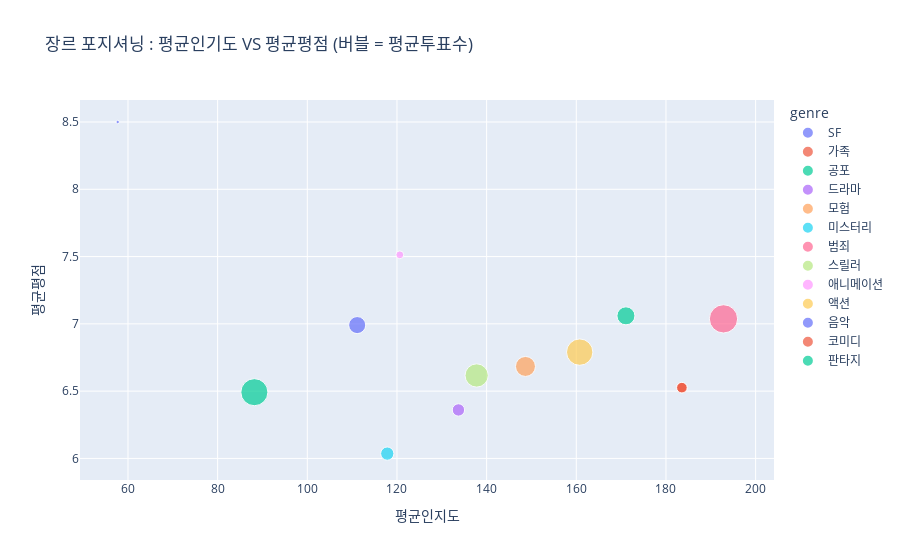

Notebook source saved alongside this figure:
### Code cell
import plotly.express as px

# 산점도 그래프 : 점을 흩어뿌리는 형태의 그래프
fig = px.scatter(
    agg,
    x="avg_popularity",
    y="avg_vote_average",
    hover_name="genre", # 어떤 장르인지 이름 표기
    color="genre", # 장르에 따라 컬러 변경
    size="avg_vote_count", # 투표한 사람들의 규모를 점 사이즈로 다르게 보여주기
    title="장르 포지셔닝 : 평균인기도 VS 평균평점 (버블 = 평균투표수)"
)

fig.update_layout(xaxis_title="평균인지도", yaxis_title="평균평점")
fig.show()

### Figure 1 — Plotly figure (JSON) as saved in the notebook; plotly's stock layout.template omitted (floating-point values rounded to 4 significant figures)
{"data": [{"hovertemplate": "<b>%{hovertext}</b><br><br>genre=SF<br>avg_popularity=%{x}<br>avg_vote_average=%{y}<br>avg_vote_count=%{marker.size}<extra></extra>", "hovertext": ["SF"], "legendgroup": "SF", "marker": {"color": "#636efa", "size": [351.2], "sizemode": "area", "sizeref": 2.411, "symbol": "circle"}, "mode": "markers", "name": "SF", "orientation": "v", "showlegend": true, "type": "scatter", "x": [111.1], "xaxis": "x", "y": [6.991], "yaxis": "y"}, {"hovertemplate": "<b>%{hovertext}</b><br><br>genre=가족<br>avg_popularity=%{x}<br>avg_vote_average=%{y}<br>avg_vote_count=%{marker.size}<extra></extra>", "hovertext": ["가족"], "legendgroup": "가족", "marker": {"color": "#EF553B", "size": [136], "sizemode": "area", "sizeref": 2.411, "symbol": "circle"}, "mode": "markers", "name": "가족", "orientation": "v", "showlegend": true, "type": "scatter", "x": [183.6], "xaxis": "x", "y": [6.526], "yaxis": "y"}, {"hovertemplate": "<b>%{hovertext}</b><br><br>genre=공포<br>avg_popularity=%{x}<br>avg_vote_average=%{y}<br>avg_vote_count=%{marker.size}<extra></extra>", "hovertext": ["공포"], "legendgroup": "공포", "marker": {"color": "#00cc96", "size": [883.6], "sizemode": "area", "sizeref": 2.411, "symbol": "circle"}, "mode": "markers", "name": "공포", "orientation": "v", "showlegend": true, "type": "scatter", "x": [88.19], "xaxis": "x", "y": [6.492], "yaxis": "y"}, {"hovertemplate": "<b>%{hovertext}</b><br><br>genre=드라마<br>avg_popularity=%{x}<br>avg_vote_average=%{y}<br>avg_vote_count=%{marker.size}<extra></extra>", "hovertext": ["드라마"], "legendgroup": "드라마", "marker": {"color": "#ab63fa", "size": [185], "sizemode": "area", "sizeref": 2.411, "symbol": "circle"}, "mode": "markers", "name": "드라마", "orientation": "v", "showlegend": true, "type": "scatter", "x": [133.7], "xaxis": "x", "y": [6.36], "yaxis": "y"}, {"hovertemplate": "<b>%{hovertext}</b><br><br>genre=모험<br>avg_popularity=%{x}<br>avg_vote_average=%{y}<br>avg_vote_count=%{marker.size}<extra></extra>", "hovertext": ["모험"], "legendgroup": "모험", "marker": {"color": "#FFA15A", "size": [480.8], "sizemode": "area", "sizeref": 2.411, "symbol": "circle"}, "mode": "markers", "name": "모험", "orientation": "v", "showlegend": true, "type": "scatter", "x": [148.7], "xaxis": "x", "y": [6.684], "yaxis": "y"}, {"hovertemplate": "<b>%{hovertext}</b><br><br>genre=미스터리<br>avg_popularity=%{x}<br>avg_vote_average=%{y}<br>avg_vote_count=%{marker.size}<extra></extra>", "hovertext": ["미스터리"], "legendgroup": "미스터리", "marker": {"color": "#19d3f3", "size": [212], "sizemode": "area", "sizeref": 2.411, "symbol": "circle"}, "mode": "markers", "name": "미스터리", "orientation": "v", "showlegend": true, "type": "scatter", "x": [117.8], "xaxis": "x", "y": [6.036], "yaxis": "y"}, {"hovertemplate": "<b>%{hovertext}</b><br><br>genre=범죄<br>avg_popularity=%{x}<br>avg_vote_average=%{y}<br>avg_vote_count=%{marker.size}<extra></extra>", "hovertext": ["범죄"], "legendgroup": "범죄", "marker": {"color": "#FF6692", "size": [964.2], "sizemode": "area", "sizeref": 2.411, "symbol": "circle"}, "mode": "markers", "name": "범죄", "orientation": "v", "showlegend": true, "type": "scatter", "x": [192.8], "xaxis": "x", "y": [7.037], "yaxis": "y"}, {"hovertemplate": "<b>%{hovertext}</b><br><br>genre=스릴러<br>avg_popularity=%{x}<br>avg_vote_average=%{y}<br>avg_vote_count=%{marker.size}<extra></extra>", "hovertext": ["스릴러"], "legendgroup": "스릴러", "marker": {"color": "#B6E880", "size": [652.5], "sizemode": "area", "sizeref": 2.411, "symbol": "circle"}, "mode": "markers", "name": "스릴러", "orientation": "v", "showlegend": true, "type": "scatter", "x": [137.8], "xaxis": "x", "y": [6.617], "yaxis": "y"}, {"hovertemplate": "<b>%{hovertext}</b><br><br>genre=애니메이션<br>avg_popularity=%{x}<br>avg_vote_average=%{y}<br>avg_vote_count=%{marker.size}<extra></extra>", "hovertext": ["애니메이션"], "legendgroup": "애니메이션", "marker": {"color": "#FF97FF", "size": [75], "sizemode": "area", "sizeref": 2.411, "symbol": "circle"}, "mode": "markers", "name": "애니메이션", "orientation": "v", "showlegend": true, "type": "scatter", "x": [120.6], "xaxis": "x", "y": [7.513], "yaxis": "y"}, {"hovertemplate": "<b>%{hovertext}</b><br><br>genre=액션<br>avg_popularity=%{x}<br>avg_vote_average=%{y}<br>avg_vote_count=%{marker.size}<extra></extra>", "hovertext": ["액션"], "legendgroup": "액션", "marker": {"color": "#FECB52", "size": [838.2], "sizemode": "area", "sizeref": 2.411, "symbol": "circle"}, "mode": "markers", "name": "액션", "orientation": "v", "showlegend": true, "type": "scatter", "x": [160.8], "xaxis": "x", "y": [6.79], "yaxis": "y"}, {"hovertemplate": "<b>%{hovertext}</b><br><br>genre=음악<br>avg_popularity=%{x}<br>avg_vote_average=%{y}<br>avg_vote_count=%{marker.size}<extra></extra>", "hovertext": ["음악"], "legendgroup": "음악", "marker": {"color": "#636efa", "size": [14], "sizemode": "area", "sizeref": 2.411, "symbol": "circle"}, "mode": "markers", "name": "음악", "orientation": "v", "showlegend": true, "type": "scatter", "x": [57.71], "xaxis": "x", "y": [8.5], "yaxis": "y"}, {"hovertemplate": "<b>%{hovertext}</b><br><br>genre=코미디<br>avg_popularity=%{x}<br>avg_vote_average=%{y}<br>avg_vote_count=%{marker.size}<extra></extra>", "hovertext": ["코미디"], "legendgroup": "코미디", "marker": {"color": "#EF553B", "size": [136], "sizemode": "area", "sizeref": 2.411, "symbol": "circle"}, "mode": "markers", "name": "코미디", "orientation": "v", "showlegend": true, "type": "scatter", "x": [183.6], "xaxis": "x", "y": [6.526], "yaxis": "y"}, {"hovertemplate": "<b>%{hovertext}</b><br><br>genre=판타지<br>avg_popularity=%{x}<br>avg_vote_average=%{y}<br>avg_vote_count=%{marker.size}<extra></extra>", "hovertext": ["판타지"], "legendgroup": "판타지", "marker": {"color": "#00cc96", "size": [392.2], "sizemode": "area", "sizeref": 2.411, "symbol": "circle"}, "mode": "markers", "name": "판타지", "orientation": "v", "showlegend": true, "type": "scatter", "x": [171.1], "xaxis": "x", "y": [7.06], "yaxis": "y"}], "layout": {"legend": {"itemsizing": "constant", "title": {"text": "genre"}, "tracegroupgap": 0}, "title": {"text": "장르 포지셔닝 : 평균인기도 VS 평균평점 (버블 = 평균투표수)"}, "xaxis": {"anchor": "y", "domain": [0, 1], "title": {"text": "평균인지도"}}, "yaxis": {"anchor": "x", "domain": [0, 1], "title": {"text": "평균평점"}}}}
